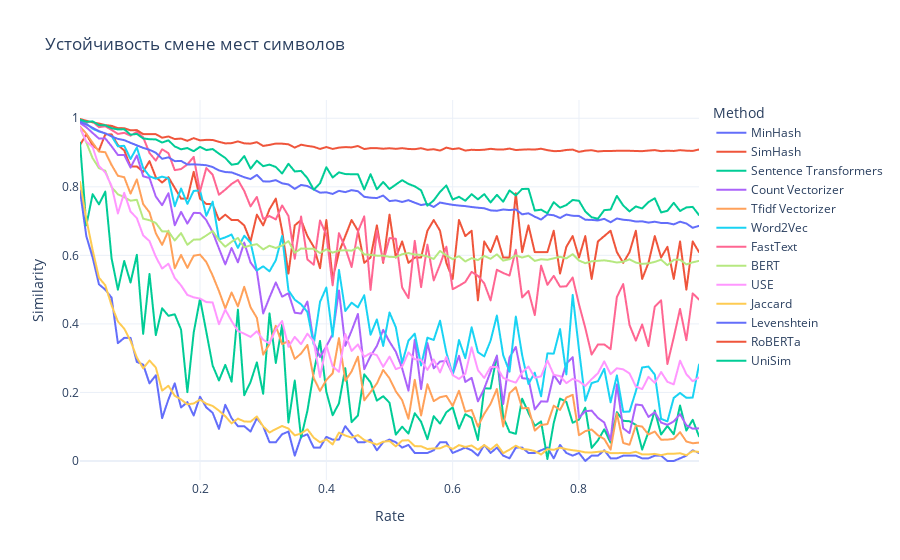

Write notebook code for a chart like this one.
### Code cell
import plotly.express as px

fig = px.line(
    results,
    x="rate",
    y="similarity",
    color="method",
    title="Устойчивость смене мест символов",
    labels={"rate": "Rate", "similarity": "Similarity", "method": "Method"},
    line_shape="linear",
)

fig.update_layout(
    xaxis_title="Rate",
    yaxis_title="Similarity",
    legend_title="Method",
    hovermode="x unified",
    template="plotly_white", 
)
